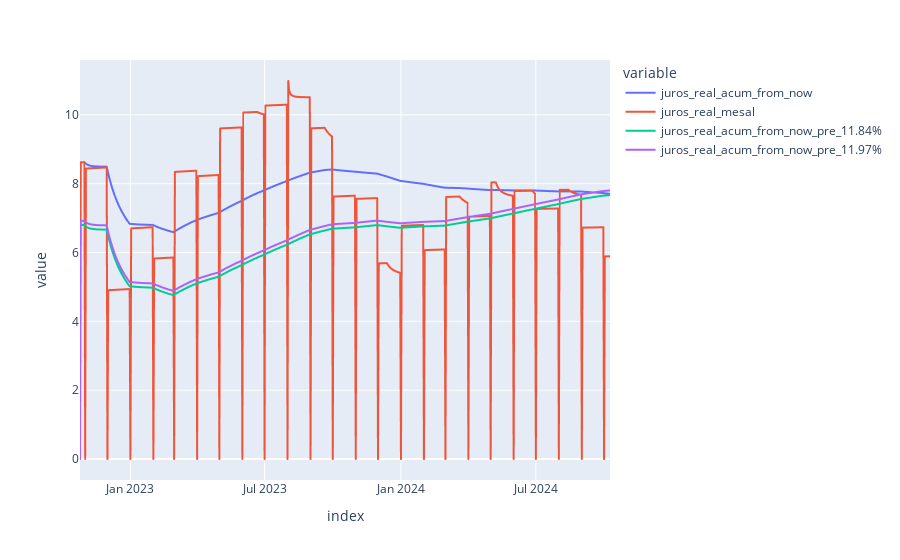

The cell this chart's notebook holds for it:
### Code cell
# Gráfico iterativo utilizando o plotly
fig=px.line(df_juros_real,x=df_juros_real.index,y=['juros_real_acum_from_now','juros_real_mesal',f'juros_real_acum_from_now_pre_{taxa_pre_1}%',f'juros_real_acum_from_now_pre_{taxa_pre_2}%'])
# Gerando arquivo com o resultado
plotly.offline.plot(fig, show_link = True,filename=f'./output/Juros_real_forcast.html', auto_open=False)
fig.show()

### Figure 1 — Plotly figure (JSON) as saved in the notebook; plotly's stock layout.template omitted (floating-point values rounded to 4 significant figures; data arrays with more than 128 entries replaced by an {"elided": "..."} marker saying what was removed)
{"data": [{"hovertemplate": "variable=juros_real_acum_from_now<br>index=%{x}<br>value=%{y}<extra></extra>", "legendgroup": "juros_real_acum_from_now", "line": {"color": "#636efa", "dash": "solid"}, "marker": {"symbol": "circle"}, "mode": "lines", "name": "juros_real_acum_from_now", "showlegend": true, "type": "scattergl", "x": {"elided": "716 str values"}, "xaxis": "x", "y": {"elided": "716 float values"}, "yaxis": "y"}, {"hovertemplate": "variable=juros_real_mesal<br>index=%{x}<br>value=%{y}<extra></extra>", "legendgroup": "juros_real_mesal", "line": {"color": "#EF553B", "dash": "solid"}, "marker": {"symbol": "circle"}, "mode": "lines", "name": "juros_real_mesal", "showlegend": true, "type": "scattergl", "x": {"elided": "716 str values"}, "xaxis": "x", "y": {"elided": "716 float values"}, "yaxis": "y"}, {"hovertemplate": "variable=juros_real_acum_from_now_pre_11.84%<br>index=%{x}<br>value=%{y}<extra></extra>", "legendgroup": "juros_real_acum_from_now_pre_11.84%", "line": {"color": "#00cc96", "dash": "solid"}, "marker": {"symbol": "circle"}, "mode": "lines", "name": "juros_real_acum_from_now_pre_11.84%", "showlegend": true, "type": "scattergl", "x": {"elided": "716 str values"}, "xaxis": "x", "y": {"elided": "716 float values"}, "yaxis": "y"}, {"hovertemplate": "variable=juros_real_acum_from_now_pre_11.97%<br>index=%{x}<br>value=%{y}<extra></extra>", "legendgroup": "juros_real_acum_from_now_pre_11.97%", "line": {"color": "#ab63fa", "dash": "solid"}, "marker": {"symbol": "circle"}, "mode": "lines", "name": "juros_real_acum_from_now_pre_11.97%", "showlegend": true, "type": "scattergl", "x": {"elided": "716 str values"}, "xaxis": "x", "y": {"elided": "716 float values"}, "yaxis": "y"}], "layout": {"legend": {"title": {"text": "variable"}, "tracegroupgap": 0}, "margin": {"t": 60}, "xaxis": {"anchor": "y", "domain": [0, 1], "title": {"text": "index"}}, "yaxis": {"anchor": "x", "domain": [0, 1], "title": {"text": "value"}}}}
